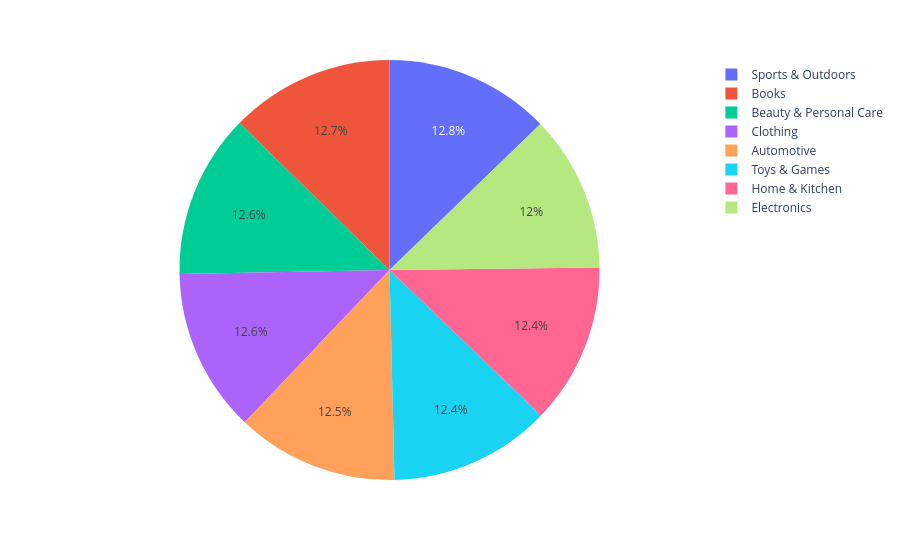

This figure's notebook cell:
### Code cell
px.pie(data_frame=df,names="category")

### Figure 1 — Plotly figure (JSON) as saved in the notebook; plotly's stock layout.template omitted (floating-point values rounded to 4 significant figures; data arrays with more than 128 entries replaced by an {"elided": "..."} marker saying what was removed)
{"data": [{"domain": {"x": [0, 1], "y": [0, 1]}, "hovertemplate": "category=%{label}<extra></extra>", "labels": {"elided": "9623 str values"}, "legendgroup": "", "name": "", "showlegend": true, "type": "pie"}], "layout": {"legend": {"tracegroupgap": 0}, "margin": {"t": 60}}}
